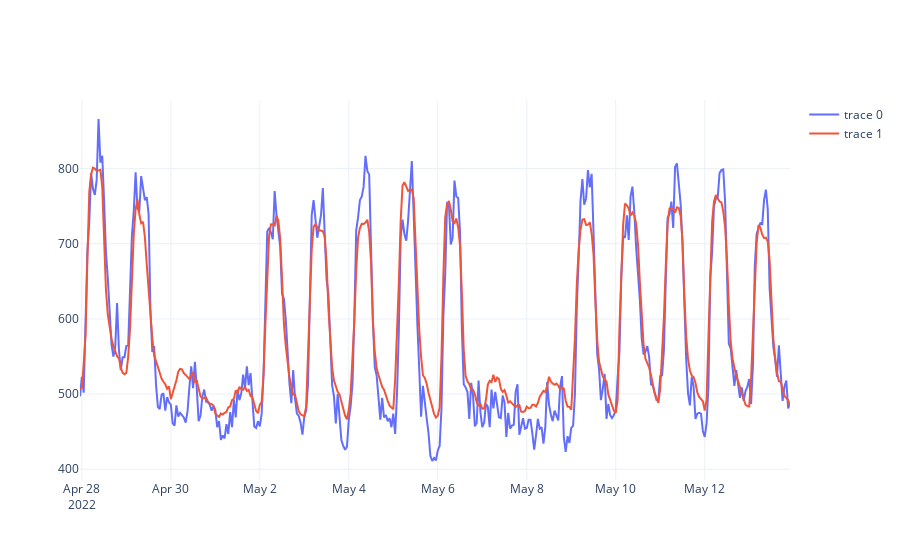

Notebook source saved alongside this figure:
### Code cell
p2 = go.Figure()
p2.add_trace(go.Scatter(x = df_result.index, y = df_result.value))
p2.add_trace(go.Scatter(x = df_result.index, y = df_result.predictions))

### Figure 1 — Plotly figure (JSON) as saved in the notebook; plotly's stock layout.template omitted (floating-point values rounded to 4 significant figures; data arrays with more than 128 entries replaced by an {"elided": "..."} marker saying what was removed)
{"data": [{"type": "scatter", "x": {"elided": "384 str values"}, "y": {"elided": "384 float values"}}, {"type": "scatter", "x": {"elided": "384 str values"}, "y": {"elided": "384 float values"}}], "layout": {}}
